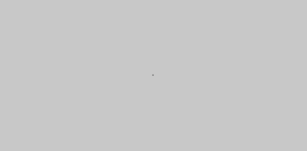
Frame 1 (no input)
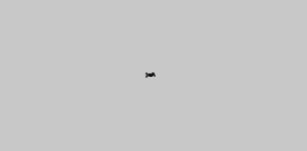
Frame 60 (no input)
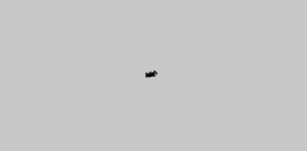
Frame 120 (the mouse pressed at the canvas centre since frame 60)

The p5.js sketch that drew these frames (run headless with seeded random() and noise() and a simulated clock; from frame 60 on, the mouse is pressed at the canvas centre):

// p5.js sketch
// ── sketch.js
function changeDirection()
{
	i = 0;
	decision = Math.random();
	if(decision > 0.5) //virar a direita
	{
		if(vx == 0) //movendo verticalmente
		{
			if(vy > 0)
			{
				vx = -1;
				vy = 0;
			}
			else
			{
				vx = 1;
				vy = 0;
			}
		}
		else //movendo horizontalmente
		{
			if(vx > 0)
			{
				vy = 1;
				vx = 0;
			}
			else
			{
				vy = -1;
				vx = 0;
			}
		}
	}
	else  //virar a esquerda
	{
		if(vx == 0) //movendo verticalmente
		{
			if(vy > 0)
			{
				vx = 1;
				vy = 0;
			}
			else
			{
				vx = -1;
				vy = 0;
			}
		}
		else //movendo horizontalmente
		{
			if(vx > 0)
			{
				vy = -1;
				vx = 0;
			}
			else
			{
				vy = 1;
				vx = 0;
			}
		}
	}
}

function verificarParedes()
{
	if(x >= width)
	{
		x--;
		changeDirection();
	}
	else if(x < 0)
	{
		x++;
		changeDirection();
	}
	else if(y >= height)
	{
		y--;
		changeDirection();
	}
	else if(y < 0)
	{
		y++;
		changeDirection();
	}
}

function setup() 
{
	//frameRate(1);
	CanvasXini = 306;
	CanvasYini = 150;
	side = 1;
	RetiradaX = CanvasXini % side - 1;
	RetiradaY = CanvasYini % side - 1;
	createCanvas(CanvasXini - RetiradaX, CanvasYini - RetiradaY);
	background(200,200,200);
	x = width/2 - (width/2 % side);
	y = height/2 - (height/2 % side);
	vx = 0;
	vy = 0;
	changeDirection();
	i = 0;
}

function draw() 
{
	point(x,y);
	x = x + vx;
	y = y + vy;
	i++;
	if(i === 1)
	{
		verificarParedes();
	}
	if(i === side)
	{
		changeDirection();
	}
}
